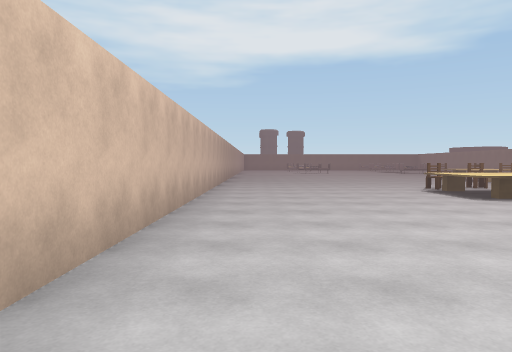
view 1 (above)

24 first-person views from a walk through a Unity game level. The camera is 1.3 m above the floor, tilts 2° down and sees 70° across. The floor is counted in squares, 2 m on a side. Each view is taken from the middle of a square. On the plan, view 1 faces up. The plan holds only what a view shows up to about 11 squares ahead; the rest is blank. The place goes on beyond the plan. The player is left out.

view 2
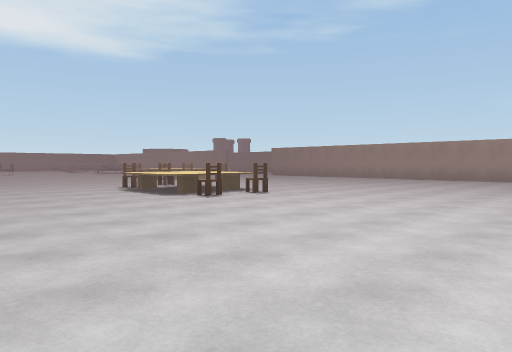

view 3
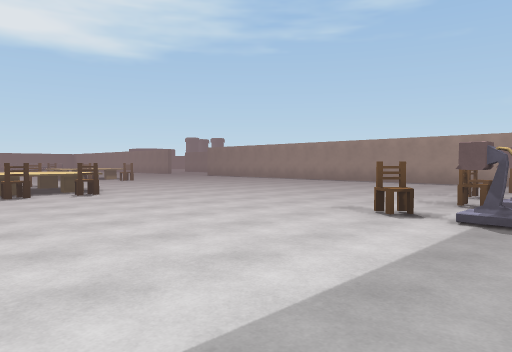

view 4
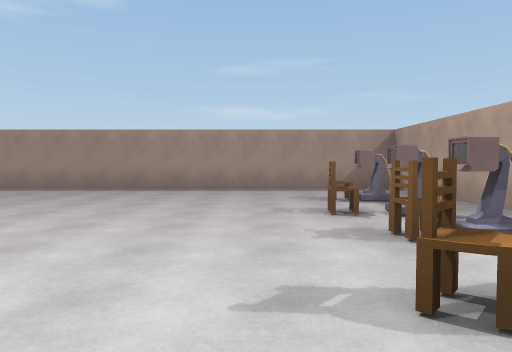

view 5
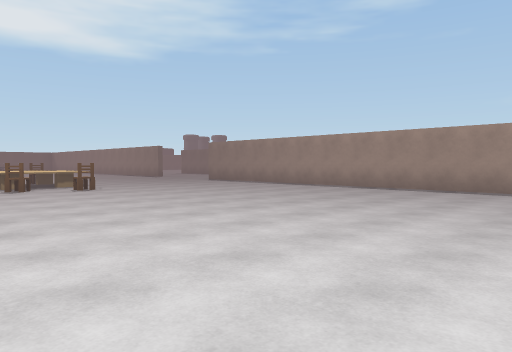

view 6
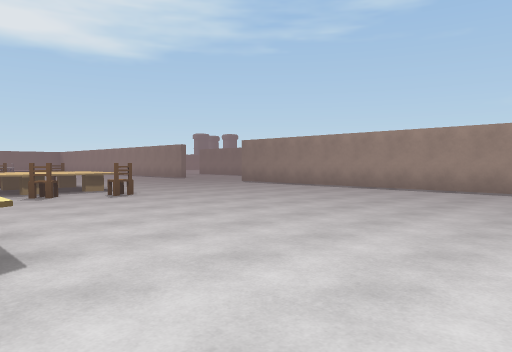

view 7
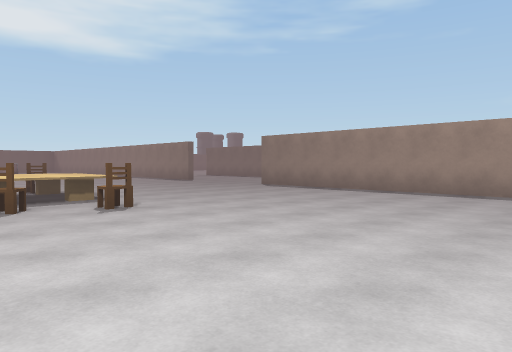

view 8
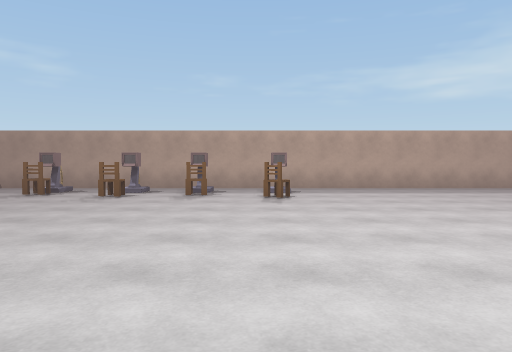

view 9
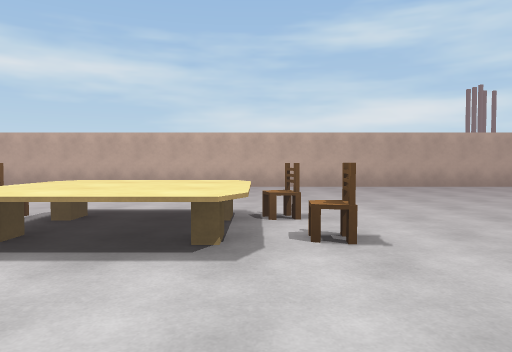

view 10
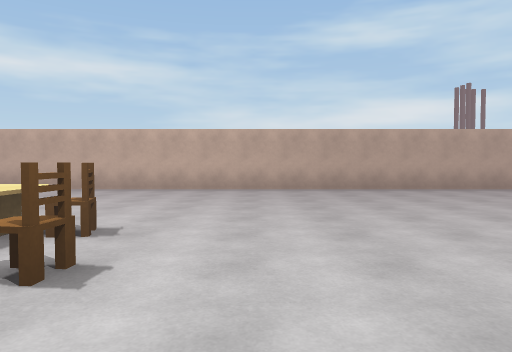

view 11
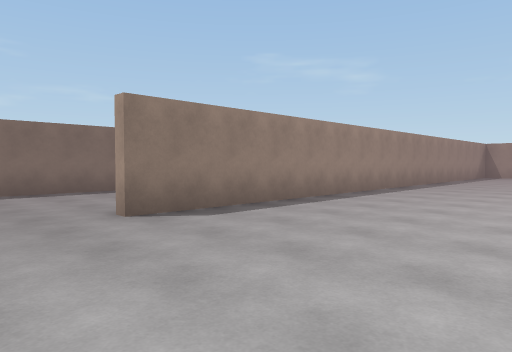

view 12
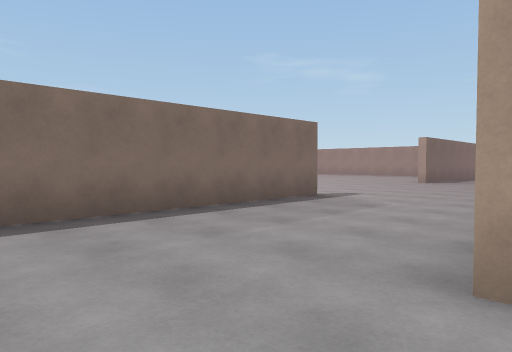

view 13
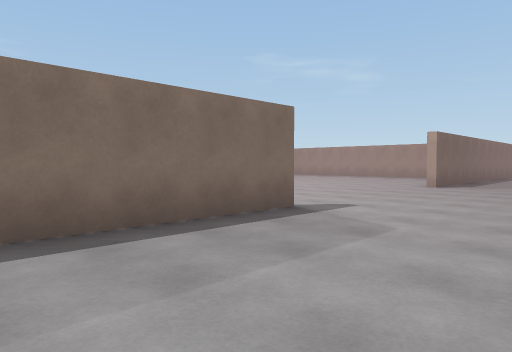

view 14
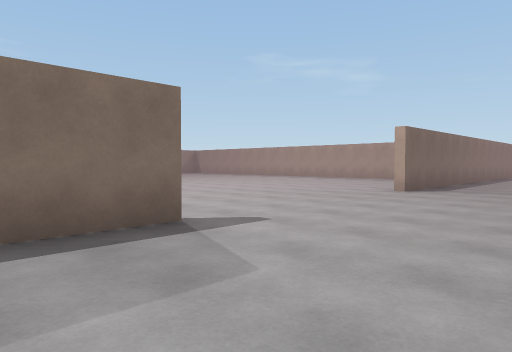

view 15
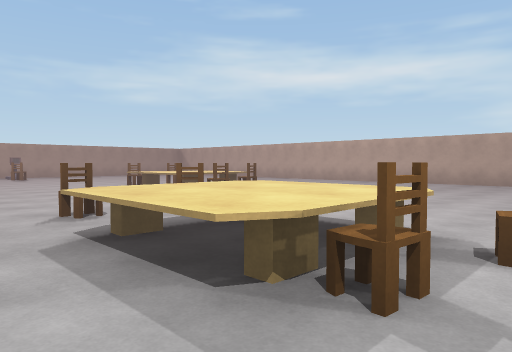

view 16
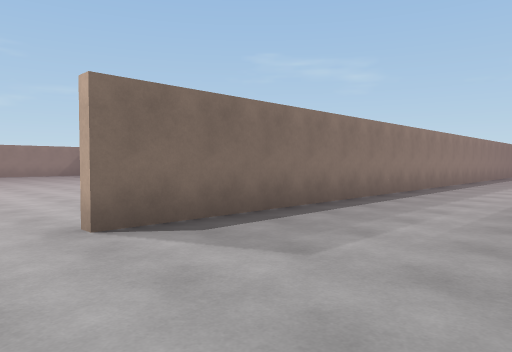

view 17
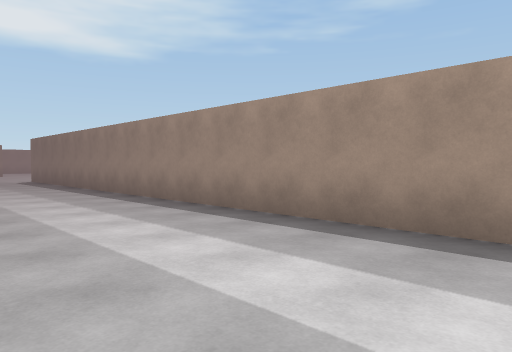

view 18
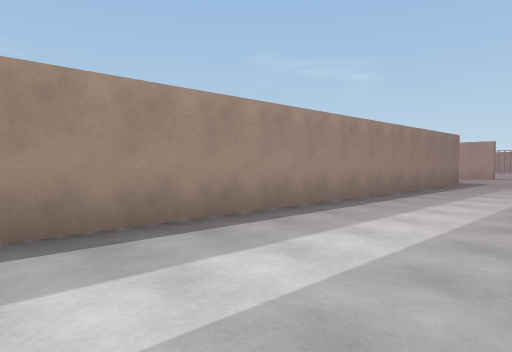

view 19
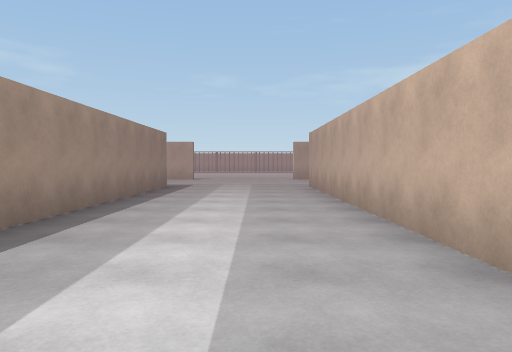

view 20
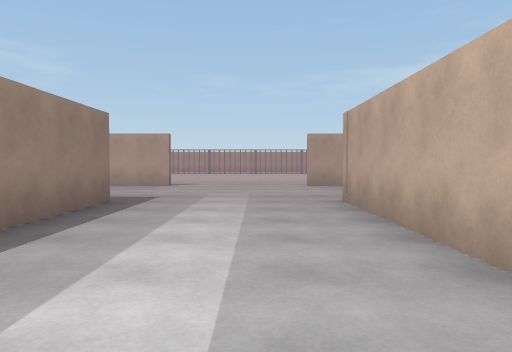

view 21
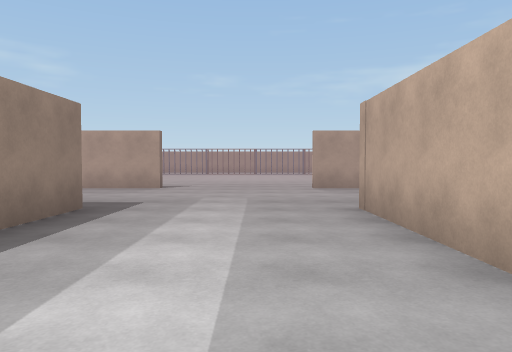

view 22
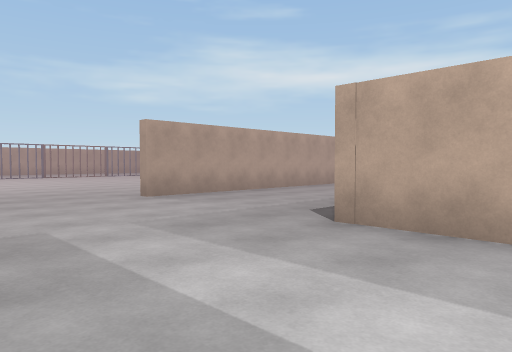

view 23
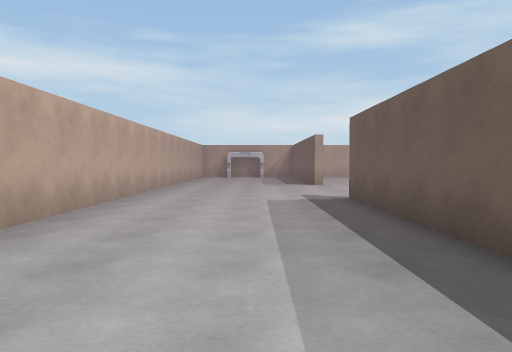

view 24
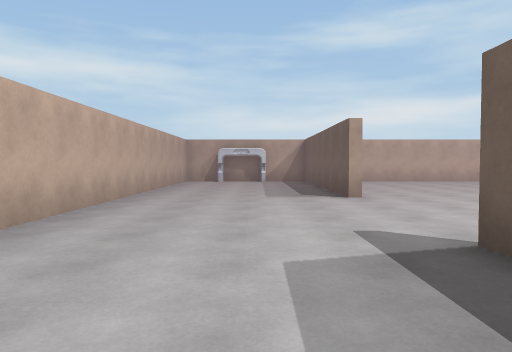

### Floor plan
Points are (right, up) in squares from view 1. A wall is a line through its corners. A room is listed if a view was taken in it or the views show most of it. See-through windows are left out.
Room 1 (views 1, 2, 3, 4, 5, 6, 7, 8, 9, 10, 11, 12, 15)
walls: (1.2, -2.5) (14.9, -2.5); (-1.1, 16.5) (-1.1, 1.5); (15.3, -2.5) (15.3, 14)
ways out: opening at (16.3, 15) to room 2
objects: table (4, 7) to (6, 9); chair (5, 6); chair (5, 9); chair (6, 6); chair (6, 10); terminal (7, -1); chair (8, 0); chair (8, 12); table (8, 13) to (10, 14); chair (8, 15) to (8, 16); terminal (9, -2); chair (9, -1); chair (9, 11); chair (9, 15); terminal (11, -1); chair (11, 0); terminal (12, -2); chair (12, -1)
Room 2 (views 13, 14, 16, 17, 18, 19, 20, 21, 22, 23, 24)
walls: (15.5, -11.1) (15.5, -19.2); (13.6, -19.2) (9.1, -19.2); (5.1, -19.2) (0.9, -19.2); (19.5, -19.2) (19.5, 3.8); (19.5, -23.5) (21.6, -23.5); (1, -23.5) (15.5, -23.5); (19.5, 9.6) (19.5, 15.2)
ways out: opening at (16.3, 15) to room 1

Where each view was taken, in squares from view 1:
view 1: 0 up, 0 right, facing up
view 2: 0 up, 0 right, facing up-right
view 3: 2 down, 3 right, facing up-right
view 4: 1 up, 6 right, facing right
view 5: 2 up, 6 right, facing up-right
view 6: 4 up, 6 right, facing up-right
view 7: 6 up, 7 right, facing up-right
view 8: 7 up, 8 right, facing down
view 9: 9 up, 9 right, facing left
view 10: 11 up, 8 right, facing left
view 11: 16 up, 11 right, facing down-right
view 12: 16 up, 15 right, facing down-right
view 13: 14 up, 16 right, facing down-right
view 14: 12 up, 16 right, facing down-right
view 15: 16 up, 11 right, facing down-left
view 16: 5 up, 16 right, facing down-right
view 17: 11 down, 16 right, facing up-right
view 18: 7 down, 16 right, facing down-right
view 19: 9 down, 17 right, facing down
view 20: 13 down, 17 right, facing down
view 21: 14 down, 17 right, facing down
view 22: 17 down, 19 right, facing down-left
view 23: 21 down, 16 right, facing left
view 24: 21 down, 12 right, facing left
